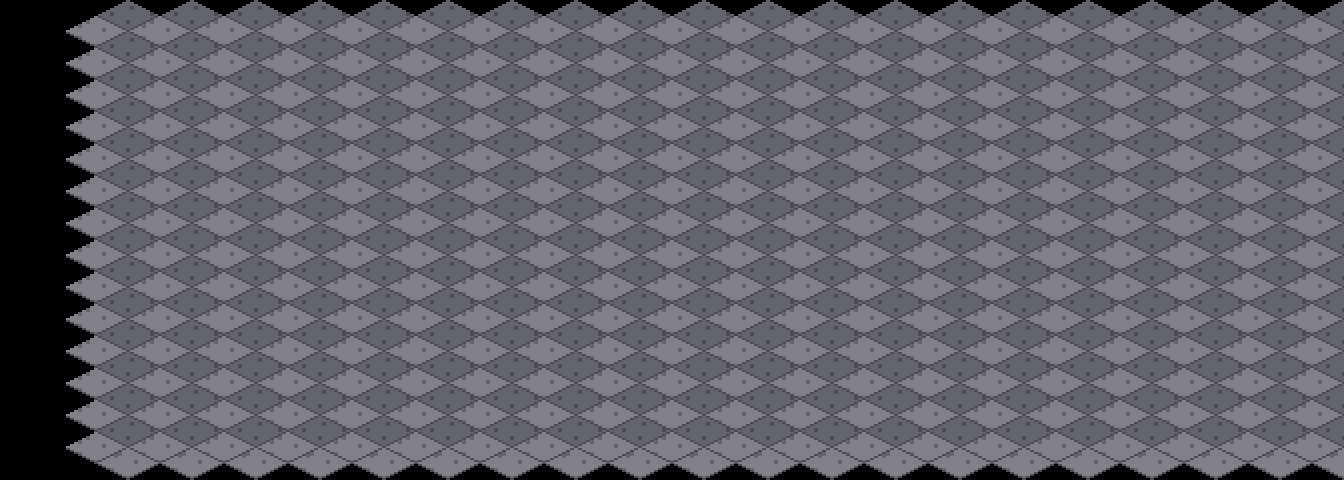

Rendered tile map (Tiled .tmx) drawn with the repository's tilesets; below, a short description and the full map source, tile grids included:
An orthogonal 21x15 tile map with 64x32 px tiles, 1 tile layer (suelo).

<map version="1.10" orientation="orthogonal" renderorder="right-down" width="21" height="15" tilewidth="64" tileheight="32" infinite="0" nextlayerid="2" nextobjectid="1">
 <tileset firstgid="1" name="terreno_mundo" tilewidth="128" tileheight="64" tilecount="203" columns="8">
  <image source="../textures/../textures/terreno_mundo.png" width="1024" height="1664" />
  <tile id="198">
   <properties>
    <property name="collision" type="bool" value="true" />
   </properties>
  </tile>
 </tileset>
 <layer id="1" name="suelo" width="21" height="15">
  <data encoding="csv">
0,0,0,0,0,0,0,0,0,0,0,0,0,0,0,0,0,0,0,0,0,
0,163,163,163,163,163,163,163,163,199,199,199,199,163,163,163,163,163,163,163,163,
0,163,163,163,163,163,163,163,163,199,199,199,199,163,163,163,163,163,163,163,163,
0,163,163,163,163,163,163,163,163,199,199,199,199,163,163,163,163,163,163,163,163,
0,163,163,163,163,163,163,163,163,163,163,163,163,163,163,163,163,163,163,163,163,
0,163,163,163,163,163,163,163,163,163,163,163,163,163,163,163,163,163,163,163,163,
0,163,163,163,163,163,163,163,163,163,163,163,163,163,163,163,163,163,163,163,163,
0,163,163,163,163,163,163,163,163,163,163,163,163,163,163,163,163,163,163,163,163,
0,163,163,163,163,163,163,163,163,163,163,163,163,163,163,163,163,163,163,163,163,
0,163,163,163,163,163,163,163,163,163,163,163,163,163,163,163,163,163,163,163,163,
0,163,163,163,163,163,163,163,163,163,163,163,163,163,163,163,163,163,163,163,163,
0,163,163,163,163,163,163,163,163,163,163,163,163,163,163,163,163,163,163,163,163,
0,163,163,163,163,163,163,163,163,163,163,163,163,163,163,163,163,163,163,163,163,
0,163,163,163,163,163,163,163,163,163,163,163,163,163,163,163,163,163,163,163,163,
0,163,163,163,163,163,163,163,163,163,163,163,163,163,163,163,163,163,163,163,163
</data>
 </layer>
</map>
